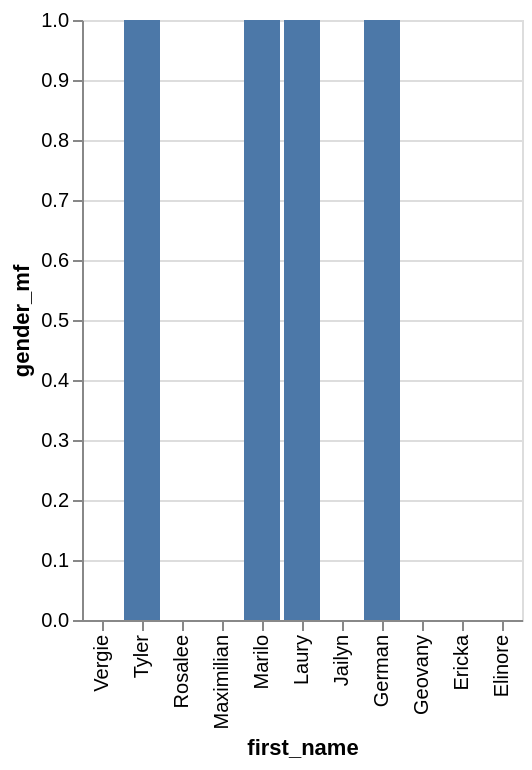

This figure's Vega-Lite source:
### Vega-Lite specification from a JSON file in a GitHub repository (floating-point values rounded to 4 significant figures)
{"data": {"values": [{"x_data": "Vergie", "y_data": 0}, {"x_data": "Tyler", "y_data": 1}, {"x_data": "Rosalee", "y_data": 0}, {"x_data": "Maximilian", "y_data": 0}, {"x_data": "Marilo", "y_data": 1}, {"x_data": "Laury", "y_data": 1}, {"x_data": "Jailyn", "y_data": 0}, {"x_data": "German", "y_data": 1}, {"x_data": "Geovany", "y_data": 0}, {"x_data": "Ericka", "y_data": 0}, {"x_data": "Elinore", "y_data": 0}]}, "mark": "bar", "encoding": {"x": {"field": "x_data", "type": "nominal", "title": "first_name", "sort": "descending"}, "y": {"field": "y_data", "type": "quantitative", "title": "gender_mf"}}}
